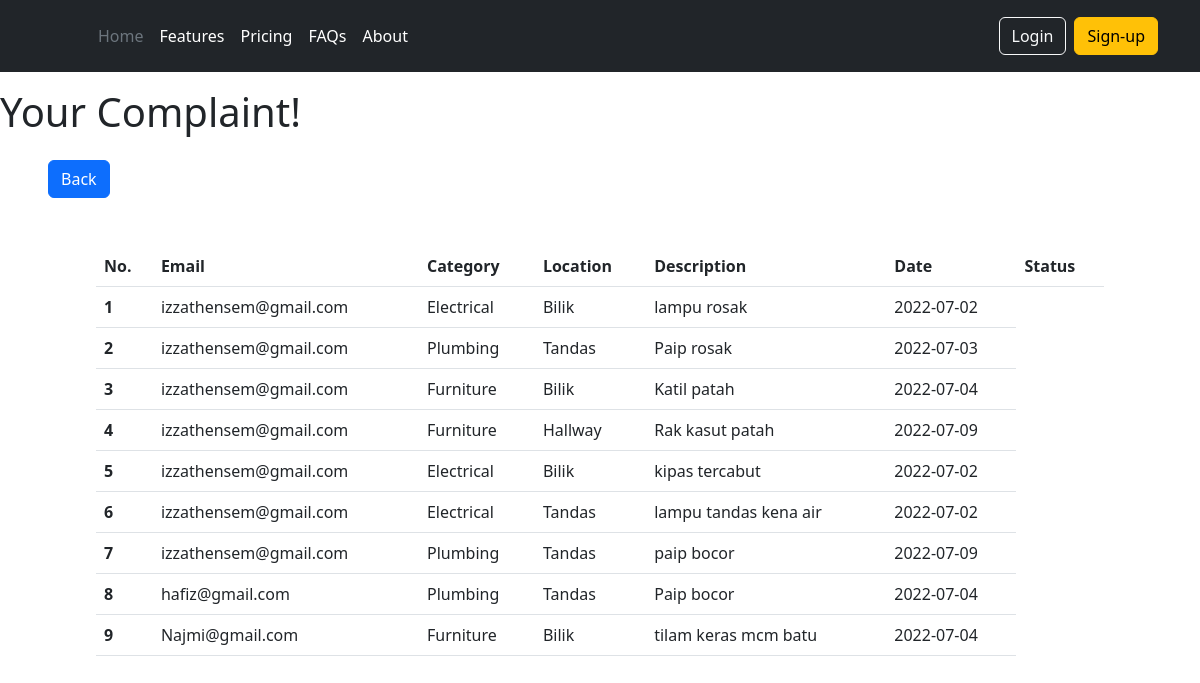
The page /admin/view.php on the database its author committed.
### tables this page shows
CREATE TABLE `credentials` (
  `cred_id` int(10) NOT NULL,
  `email` varchar(255) NOT NULL,
  `password` varchar(255) NOT NULL,
  `usertype` int(5) NOT NULL
);

CREATE TABLE `complaints` (
  `comp_id` int(10) NOT NULL,
  `comp_cat` varchar(255) NOT NULL,
  `comp_loct` varchar(255) NOT NULL,
  `comp_desc` varchar(255) NOT NULL,
  `comp_date` date NOT NULL,
  `comp_status` int(10) DEFAULT NULL,
  `user_id` int(10) NOT NULL,
  `officer_id` int(10) DEFAULT NULL
);

### admin/view.php (the view, shortened to what this page needs)
<?php
    include("../inc/conn.php");
?>
<!DOCTYPE HTML>
<html>
    <head>
        <link href="https://cdn.jsdelivr.net/npm/bootstrap@5.2.0-beta1/dist/css/bootstrap.min.css" rel="stylesheet">
    </head>
    <body>
        <?php include "../inc/header.php" ?>
        <h1 class="py-3">Your Complaint!</h1>
        <div class = "px-5">
            <button type="button" class="btn btn-primary" onclick="location.href='/student_complaint_system/user/index.php'">Back</button>
            <div class="container px-5 my-5">
            <table class="table">
            <thead>
                <tr>
                <th scope="col">No.</th>
                <th scope="col">Email</th>
                <th scope="col">Category</th>
                <th scope="col">Location</th>
                <th scope="col">Description</th>
                <th scope="col">Date</th>
                <th scope="col">Status</th>
                </tr>
            </thead>
            <tbody>
                <tr>
                    <?php
                    $viewsql ="SELECT cr.email, c.comp_cat, c.comp_loct, c.comp_desc, c.comp_date FROM complaints AS c JOIN users AS u ON c.user_id = u.user_id JOIN credentials as cr ON u.cred_id = cr.cred_id";
                    $run=mysqli_query($conn,$viewsql);
                    if(!is_bool($run)){
                        $compuser = mysqli_fetch_all($run);
                        if (sizeof($compuser)>0){
                            for($i=0; $i<sizeof($compuser);$i++ ){
                                echo "<tr>";
                                $compnum=$i+1;
                                echo "<th scope=\"row\">".$compnum."</th>";
                                foreach($compuser[$i] as $catcomp){
                                    echo "<td>$catcomp</td>";
                                }
                                echo "</tr>";
                            }
                        } else {
                            echo "<tr>";
                            echo "<td style = \"text-align: center;\" colspan = \"5\">Doesn't Have Complaint Yet!</td>";
                            echo "</tr>";
                        }
                    } else {
                        echo "<tr>";
                        echo "<td style = \"text-align: center;\" colspan = \"5\">Error Occured</td>";
                        echo "</tr>";
                    }
                ?>
            </tbody>
            </table>
        </div>
    </body>
</html>

### rows shown on the page
credentials: email "izzathensem@gmail.com"
complaints: comp_cat "Electrical", comp_loct "Bilik", comp_desc "lampu rosak", comp_date "2022-07-02"
complaints: comp_cat "Plumbing", comp_loct "Tandas", comp_desc "Paip rosak", comp_date "2022-07-03"
complaints: comp_cat "Furniture", comp_loct "Bilik", comp_desc "Katil patah", comp_date "2022-07-04"
complaints: comp_cat "Furniture", comp_loct "Hallway", comp_desc "Rak kasut patah", comp_date "2022-07-09"
complaints: comp_cat "Electrical", comp_loct "Bilik", comp_desc "kipas tercabut", comp_date "2022-07-02"
complaints: comp_cat "Electrical", comp_loct "Tandas", comp_desc "lampu tandas kena air", comp_date "2022-07-02"
complaints: comp_cat "Plumbing", comp_loct "Tandas", comp_desc "paip bocor", comp_date "2022-07-09"
credentials: email "hafiz@gmail.com"
complaints: comp_cat "Plumbing", comp_loct "Tandas", comp_desc "Paip bocor", comp_date "2022-07-04"
credentials: email "Najmi@gmail.com"
complaints: comp_cat "Furniture", comp_loct "Bilik", comp_desc "tilam keras mcm batu", comp_date "2022-07-04"

### other values the page prints
$compnum "1"
$compnum "2"
$compnum "3"
$compnum "4"
$compnum "5"
$compnum "6"
$compnum "7"
$compnum "8"
$compnum "9"
